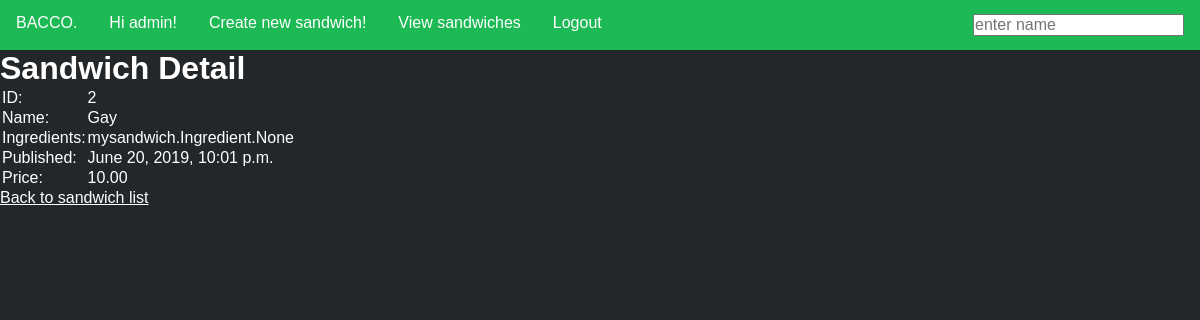
Page /mysandwich/show/2 (signed in) on the committed database.
### mysandwich/models.py (models this page shows, shortened)
class Sandwich(models.Model):
    name = models.CharField(max_length=255)
    ingredients = models.ManyToManyField(Ingredient)
    pub_date = models.DateTimeField(default=timezone.now(), blank=True)
    price = models.DecimalField(max_digits=4, decimal_places=2, default=0) # max 99,99

### mysandwich/views.py (the view)
# urls.py: path('show/<int:pk>', SandwichDetailView.as_view(), name='sandwich'),
class SandwichDetailView(DetailView):
    model = Sandwich
    context_object_name = "sandwich"
    def get_context_data(self, **kwargs):
        context = super(SandwichDetailView, self).get_context_data(**kwargs)
        context['sandwich_list'] = Sandwich.objects.all()
        return context

### mysandwich/templates/mysandwich/sandwich_detail.html (shortened to what this page needs)
{% extends "home.html" %}
{% block content %}
<h1>Sandwich Detail</h1>
<table class="sandwich">
  <tr><td>ID:</td>        <td>{{ sandwich.id }}</td></tr>
  <tr><td>Name:</td>      <td>{{ sandwich.name }}</td></tr>
  <tr><td>Ingredients:</td>     <td>{{ sandwich.ingredients }}</td></tr>
  <tr><td>Published:</td>      <td>{{ sandwich.pub_date }}</td></tr>
  <tr><td>Price:</td>    <td>{{ sandwich.price }}</td></tr>
</table>
<p><a href="../show">Back to sandwich list</a></p>
{% endblock content %}

### templates/base.html (shortened to what this page needs)
<!DOCTYPE html>
{% load static %}
<html>
<head>
  <link rel="stylesheet" href="/static/base.css">
</head>
<nav>
  {% if user.is_authenticated %}
  <ul>
    <li> <p>BACCO.</p> </li>
    <li> <p>Hi {{ user.username }}!</p> </li>
    <li><a href="/mysandwich">Create new sandwich!</a></li>
    <li><a href="/mysandwich/show">View sandwiches</a></li>
    <li><a href="{% url 'logout' %}">Logout</a></li>
    <li style="float: right">
        <form action="{% url 'search_results' %}" method="get" style="float:right">
          <input name="q" type="text" placeholder="enter name">
        </form>
    </li>
  </ul>
  {% else %}
  <p>You are not logged in</p>
  <a href="{% url 'login' %}">Login</a>
  {% endif %}
</nav>
<body>
  <main>
    {% block content %}
    {% endblock %}
  </main>
</body>
</html>

### static/base.css (style rules this page uses)
* { margin: 0; padding: 0; font-family: sans-serif; color: white; font-size: 16px; }
html, body { background: #23272a; }
h1 { font-size: 2em; margin: 0; }
nav ul { list-style-type: none; margin: 0; padding: 0; overflow: hidden; background-color: #1DB954; }
li { float: left; text-align: center; }
li a { display: block; color: white; text-align: center; padding: 14px 16px; text-decoration: none; }
li p, li form { display: block; color: white; text-align: center; padding: 14px 16px; text-decoration: none; }

### rows in the picture
Sandwich: id "2", name "Gay", ingredients "mysandwich.Ingredient.None", pub_date "June 20, 2019, 10:01 p.m.", price "10.00"

### other values in the picture
{{ user.username }} "admin"
